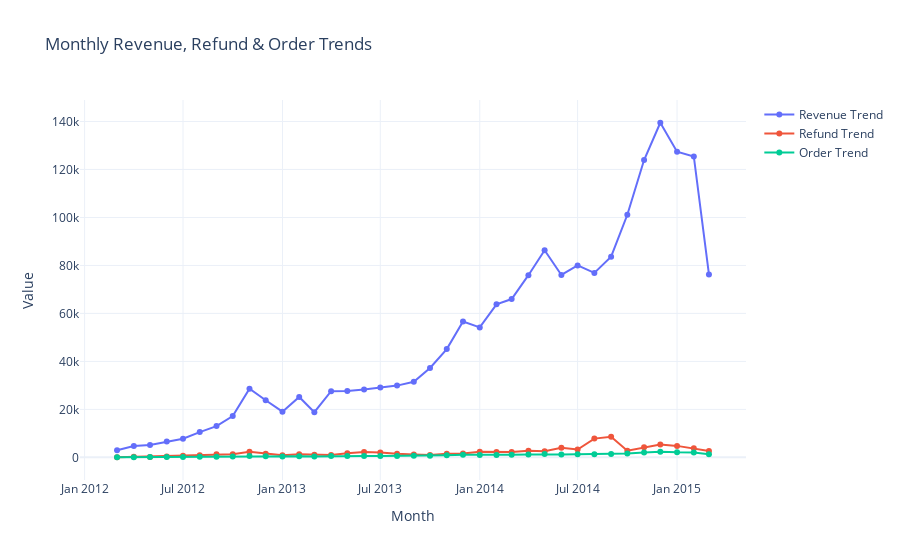

The cell this chart's notebook holds for it:
### Code cell
import plotly.graph_objects as go

fig = go.Figure()

fig.add_trace(go.Scatter(
    x=monthly_trends['created_at_x'],
    y=monthly_trends['total_revenue'],
    mode='lines+markers',
    name='Revenue Trend'
))

fig.add_trace(go.Scatter(
    x=monthly_trends['created_at_x'],
    y=monthly_trends['total_refunds'],
    mode='lines+markers',
    name='Refund Trend'
))

fig.add_trace(go.Scatter(
    x=monthly_trends['created_at_x'],
    y=monthly_trends['total_orders'],
    mode='lines+markers',
    name='Order Trend'
))

fig.update_layout(
    title="Monthly Revenue, Refund & Order Trends",
    xaxis_title="Month",
    yaxis_title="Value",
    template="plotly_white"
)

fig.show()

### Figure 1 — Plotly figure (JSON) as saved in the notebook; plotly's stock layout.template omitted (floating-point values rounded to 4 significant figures)
{"data": [{"mode": "lines+markers", "name": "Revenue Trend", "type": "scatter", "x": ["2012-03", "2012-04", "2012-05", "2012-06", "2012-07", "2012-08", "2012-09", "2012-10", "2012-11", "2012-12", "2013-01", "2013-02", "2013-03", "2013-04", "2013-05", "2013-06", "2013-07", "2013-08", "2013-09", "2013-10", "2013-11", "2013-12", "2014-01", "2014-02", "2014-03", "2014-04", "2014-05", "2014-06", "2014-07", "2014-08", "2014-09", "2014-10", "2014-11", "2014-12", "2015-01", "2015-02", "2015-03"], "y": [2949.0, 4699.0, 5199.0, 6599.0, 7748.0, 10550.0, 13050.0, 17200.0, 28590.0, 23800.0, 19060.0, 25200.0, 18820.0, 27570.0, 27690.0, 28290.0, 29110.0, 29910.0, 31510.0, 37270.0, 45140.0, 56610.0, 54180.0, 63800.0, 66000.0, 75940.0, 86350.0, 76050.0, 80020.0, 76900.0, 83670.0, 101100.0, 123900.0, 139500.0, 127400.0, 125400.0, 76260.0]}, {"mode": "lines+markers", "name": "Refund Trend", "type": "scatter", "x": ["2012-03", "2012-04", "2012-05", "2012-06", "2012-07", "2012-08", "2012-09", "2012-10", "2012-11", "2012-12", "2013-01", "2013-02", "2013-03", "2013-04", "2013-05", "2013-06", "2013-07", "2013-08", "2013-09", "2013-10", "2013-11", "2013-12", "2014-01", "2014-02", "2014-03", "2014-04", "2014-05", "2014-06", "2014-07", "2014-08", "2014-09", "2014-10", "2014-11", "2014-12", "2015-01", "2015-02", "2015-03"], "y": [49.99, 250.0, 200.0, 399.9, 699.9, 849.8, 1300.0, 1350.0, 2300.0, 1500.0, 909.8, 1320.0, 1080.0, 1010.0, 1670.0, 2250.0, 2030.0, 1460.0, 1210.0, 969.8, 1490.0, 1650.0, 2388.0, 2214.0, 2192.0, 2787.0, 2581.0, 4005.0, 3265.0, 7818.0, 8564.0, 2771.0, 4217.0, 5339.0, 4789.0, 3769.0, 2693.0]}, {"mode": "lines+markers", "name": "Order Trend", "type": "scatter", "x": ["2012-03", "2012-04", "2012-05", "2012-06", "2012-07", "2012-08", "2012-09", "2012-10", "2012-11", "2012-12", "2013-01", "2013-02", "2013-03", "2013-04", "2013-05", "2013-06", "2013-07", "2013-08", "2013-09", "2013-10", "2013-11", "2013-12", "2014-01", "2014-02", "2014-03", "2014-04", "2014-05", "2014-06", "2014-07", "2014-08", "2014-09", "2014-10", "2014-11", "2014-12", "2015-01", "2015-02", "2015-03"], "y": [60, 99, 108, 140, 169, 228, 287, 371, 618, 506, 390, 498, 385, 553, 571, 593, 604, 608, 629, 708, 861, 1047, 982, 1021, 1066, 1241, 1368, 1239, 1286, 1325, 1424, 1609, 1985, 2314, 2098, 2068, 1254]}], "layout": {"title": {"text": "Monthly Revenue, Refund & Order Trends"}, "xaxis": {"title": {"text": "Month"}}, "yaxis": {"title": {"text": "Value"}}}}
